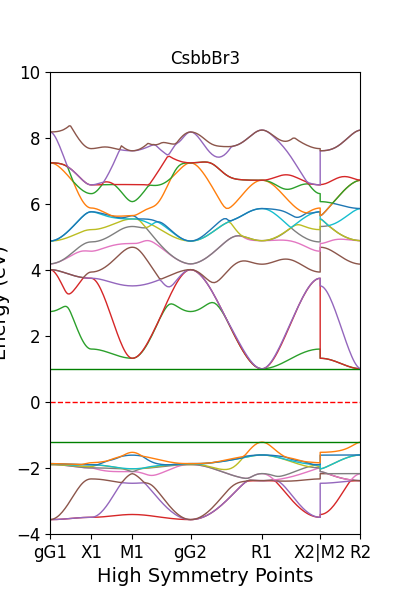
#> input picture plots/DFT_bands/CsbbBr3.png, 400 x 600 px, found by its file name
$ jupyter execute 01_DOSandBands.ipynb
#> lines starting #> are read from the running program, lines starting #| are printed output that depends on the picture; pictures that were not available may be replaced by others from this repository, and a replacement may not be noted
[cell 1]
import matplotlib.pyplot as plt

[cell 2]
import matplotlib.pyplot as plt
from PIL import Image

# Load your images

m1 = '/home/fes33/Documents/GIK - R&D/Personal - Papers and Reports/--Libraries/abinit/Abinitio-Codes/plots/DFT_bands/CsbbBr3.png'
m2 = '/home/fes33/Documents/GIK - R&D/Personal - Papers and Reports/--Libraries/abinit/Abinitio-Codes/plots/DFT_PDOS/CsPbBr3.png'
# m3 = '/home/fes33/Documents/GIK - R&D/Personal - Papers and Reports/--Libraries/abinit/Abinitio-Codes/plots/DFT_DOS/CsPBBr3.png'
m3 = '/home/fes33/Documents/GIK - R&D/Personal - Papers and Reports/--Libraries/abinit/Abinitio-Codes/plots/DFT_PDOS_atom_orb/CsPbBr3.png'

img1 = Image.open(m1)
#> img1 is the input picture: PIL image 400x600 RGBA; mean R, G, B, A 236.5, 234.3, 232.7, 15.9
img2 = Image.open(m2)
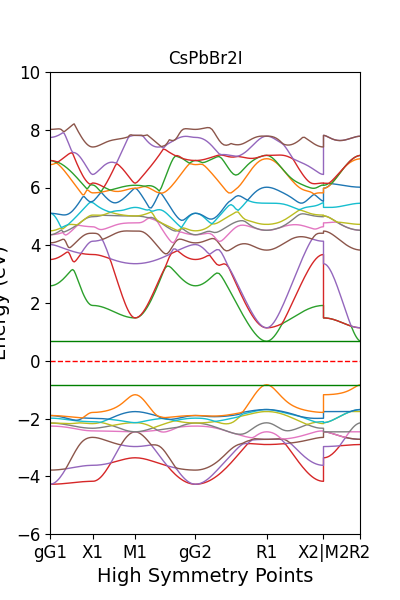
#> input picture plots/DFT_bands/CsPbBr2I.png, 400 x 600 px, given in place of CsPbBr3.png, which was not available
#> img2 is the input picture: PIL image 400x600 RGBA; mean R, G, B, A 234.4, 232, 230.4, 17.8
img3 = Image.open(m3)
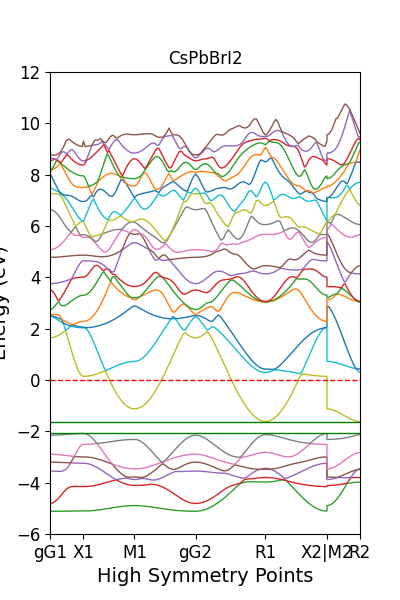
#> input picture plots/DFT_bands/CsPbBrI2.png, 400 x 600 px, given in place of CsPbBr3.png, which was not available
#> img3 is the input picture: PIL image 400x600 RGBA; mean R, G, B, A 231, 229.7, 226.9, 20.6

[cell 3]
# Set the new sizes (width, height)
new_size_img2 = (400, 600)  # Keep original width, set height to 300
new_size_img3 = (400, 600)  # Keep original width, set height to 300

# Resize images 2 and 3 to new dimensions
img2_resized = img2.resize(new_size_img2)
img3_resized = img3.resize(new_size_img3)

# Create a figure with a single row
fig, axes = plt.subplots(1, 3)  # Adjust figsize as needed

# Display images
axes[0].imshow(img1)
axes[0].axis('off')  # Hide axis

axes[1].imshow(img2_resized)
axes[1].axis('off')

axes[2].imshow(img3_resized)
axes[2].axis('off')
plt.subplots_adjust(wspace=-0.6)  # Adjust this value to change the horizontal spacing

# Adjust layout
plt.tight_layout()
plt.savefig('/home/fes33/Documents/GIK - R&D/Personal - Papers and Reports/--Libraries/abinit/Abinitio-Codes/plots/Grids/CsPbBr3.png', format = 'png')
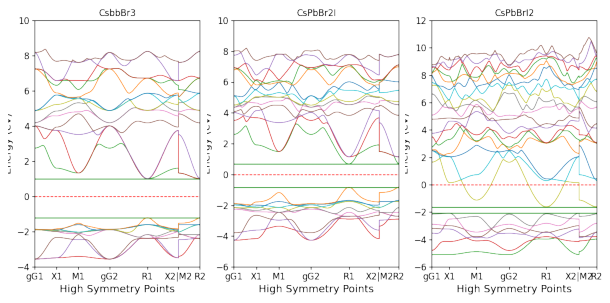
#> figure drawn by matplotlib, 3 panels
plt.show()

[cell 4]
import numpy as np
import plotly.graph_objects as go
import plotly.io as pio
from itertools import product

x = np.linspace(-5, 5, 3)
y = np.linspace(-5, 5, 3)
x, y = np.meshgrid(x, y)

a = 1
b = 1
z = (x**2 / a**2) - (y**2 / b**2)


# Add lines
lines = []
line_marker = dict(color='#000000', width=4)
for i, j, k in zip(x, y, z):
    print(i,j,k)
